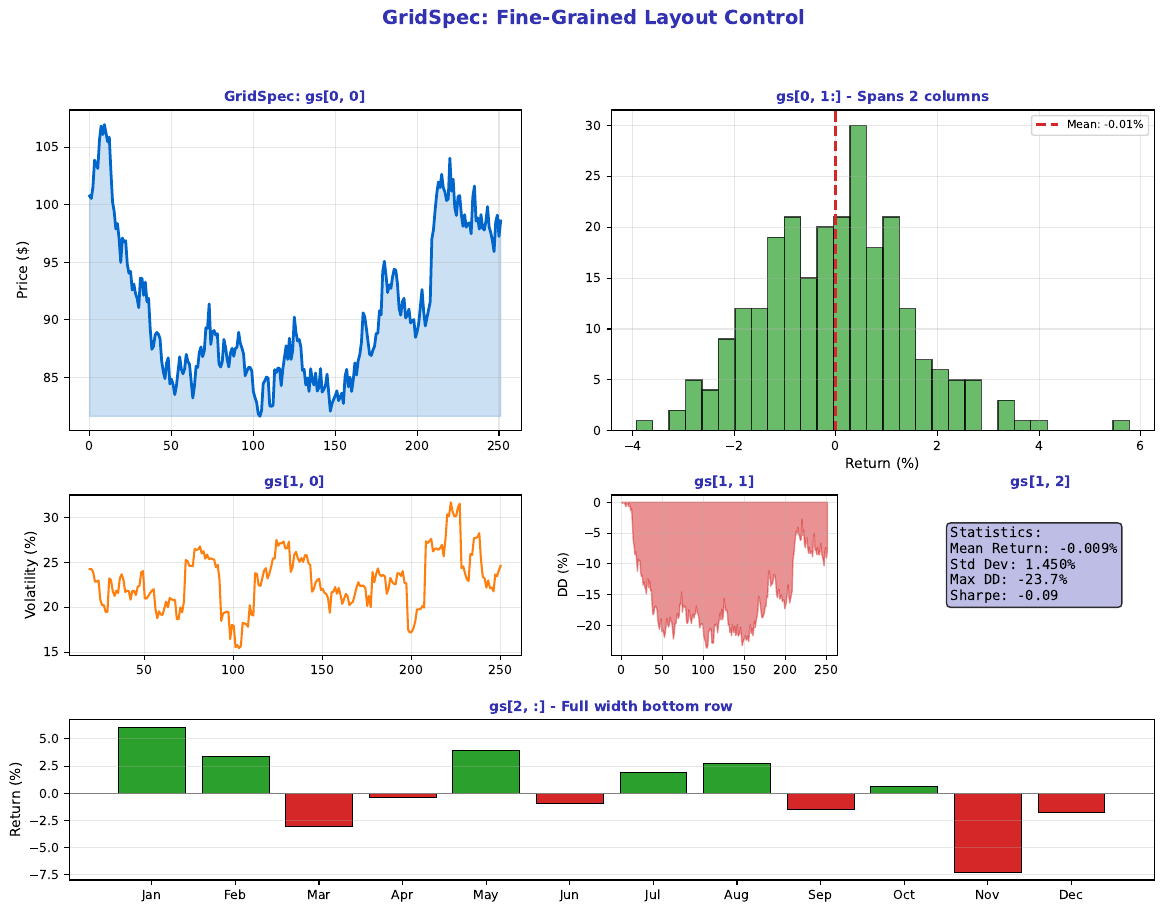

Generate this figure with Python:
"""GridSpec - Advanced layout control"""
import matplotlib.pyplot as plt
import matplotlib.gridspec as gridspec
import numpy as np
import pandas as pd
from pathlib import Path

plt.rcParams.update({
    'font.size': 10,
    'axes.labelsize': 10,
    'axes.titlesize': 11,
    'xtick.labelsize': 9,
    'ytick.labelsize': 9,
    'legend.fontsize': 9,
    'figure.figsize': (10, 6),
    'figure.dpi': 150
})

MLPURPLE = '#3333B2'
MLLAVENDER = '#ADADE0'
MLBLUE = '#0066CC'
MLORANGE = '#FF7F0E'
MLGREEN = '#2CA02C'
MLRED = '#D62728'

np.random.seed(42)

fig = plt.figure(figsize=(14, 10))
fig.suptitle('GridSpec: Fine-Grained Layout Control', fontsize=14, fontweight='bold', color=MLPURPLE)

# Create GridSpec with custom ratios
gs = gridspec.GridSpec(3, 3, figure=fig,
                       width_ratios=[2, 1, 1],
                       height_ratios=[2, 1, 1],
                       hspace=0.3, wspace=0.3)

# Generate financial data
days = 252
prices = 100 * np.exp(np.cumsum(np.random.randn(days) * 0.015))
returns = np.diff(np.log(prices)) * 100

# Main price chart (large, top-left)
ax_main = fig.add_subplot(gs[0, 0])
ax_main.plot(prices, color=MLBLUE, linewidth=2)
ax_main.fill_between(range(len(prices)), prices.min(), prices, alpha=0.2, color=MLBLUE)
ax_main.set_title('GridSpec: gs[0, 0]', fontsize=10, fontweight='bold', color=MLPURPLE)
ax_main.set_ylabel('Price ($)', fontsize=10)
ax_main.grid(alpha=0.3)

# Return histogram (right of main)
ax_hist = fig.add_subplot(gs[0, 1:])
ax_hist.hist(returns, bins=30, color=MLGREEN, alpha=0.7, edgecolor='black')
ax_hist.axvline(np.mean(returns), color=MLRED, linestyle='--', linewidth=2, label=f'Mean: {np.mean(returns):.2f}%')
ax_hist.set_title('gs[0, 1:] - Spans 2 columns', fontsize=10, fontweight='bold', color=MLPURPLE)
ax_hist.set_xlabel('Return (%)', fontsize=10)
ax_hist.legend(fontsize=8)
ax_hist.grid(alpha=0.3)

# Rolling volatility (middle left)
ax_vol = fig.add_subplot(gs[1, 0])
rolling_vol = pd.Series(returns).rolling(20).std() * np.sqrt(252)
ax_vol.plot(rolling_vol, color=MLORANGE, linewidth=1.5)
ax_vol.set_title('gs[1, 0]', fontsize=10, fontweight='bold', color=MLPURPLE)
ax_vol.set_ylabel('Volatility (%)', fontsize=10)
ax_vol.grid(alpha=0.3)

# Drawdown chart (middle center)
ax_dd = fig.add_subplot(gs[1, 1])
cummax = np.maximum.accumulate(prices)
drawdown = (prices - cummax) / cummax * 100
ax_dd.fill_between(range(len(drawdown)), 0, drawdown, color=MLRED, alpha=0.5)
ax_dd.set_title('gs[1, 1]', fontsize=10, fontweight='bold', color=MLPURPLE)
ax_dd.set_ylabel('DD (%)', fontsize=9)
ax_dd.grid(alpha=0.3)

# Summary stats (middle right)
ax_stats = fig.add_subplot(gs[1, 2])
ax_stats.axis('off')
stats_text = f'''Statistics:
Mean Return: {np.mean(returns):.3f}%
Std Dev: {np.std(returns):.3f}%
Max DD: {drawdown.min():.1f}%
Sharpe: {np.mean(returns)/np.std(returns)*np.sqrt(252):.2f}'''
ax_stats.text(0.1, 0.8, stats_text, transform=ax_stats.transAxes, fontsize=10,
              verticalalignment='top', fontfamily='monospace',
              bbox=dict(boxstyle='round', facecolor=MLLAVENDER, alpha=0.8))
ax_stats.set_title('gs[1, 2]', fontsize=10, fontweight='bold', color=MLPURPLE)

# Bottom spanning plot
ax_bottom = fig.add_subplot(gs[2, :])
# Monthly performance
months = pd.date_range('2024-01-01', periods=12, freq='ME')
monthly_ret = np.random.normal(0.8, 2.5, 12)
colors = [MLGREEN if r > 0 else MLRED for r in monthly_ret]
ax_bottom.bar(range(12), monthly_ret, color=colors, edgecolor='black', linewidth=0.5)
ax_bottom.set_xticks(range(12))
ax_bottom.set_xticklabels(['Jan', 'Feb', 'Mar', 'Apr', 'May', 'Jun', 'Jul', 'Aug', 'Sep', 'Oct', 'Nov', 'Dec'])
ax_bottom.axhline(0, color='gray', linewidth=1)
ax_bottom.set_title('gs[2, :] - Full width bottom row', fontsize=10, fontweight='bold', color=MLPURPLE)
ax_bottom.set_ylabel('Return (%)', fontsize=10)
ax_bottom.grid(alpha=0.3, axis='y')

plt.savefig(Path(__file__).parent / 'chart.pdf', dpi=300, bbox_inches='tight')
plt.close()
